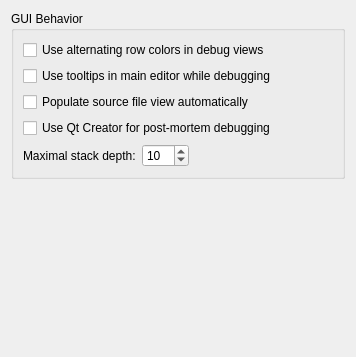
<?xml version="1.0" encoding="UTF-8"?>
<ui version="4.0">
 <class>CommonOptionsPage</class>
 <widget class="QWidget" name="CommonOptionsPage">
  <property name="geometry">
   <rect>
    <x>0</x>
    <y>0</y>
    <width>356</width>
    <height>357</height>
   </rect>
  </property>
  <layout class="QVBoxLayout" name="verticalLayout">
   <item>
    <widget class="QGroupBox" name="groupBox">
     <property name="title">
      <string>GUI Behavior</string>
     </property>
     <layout class="QGridLayout" name="gridLayout_2">
      <item row="0" column="0" colspan="2">
       <widget class="QCheckBox" name="checkBoxUseAlternatingRowColors">
        <property name="text">
         <string>Use alternating row colors in debug views</string>
        </property>
       </widget>
      </item>
      <item row="1" column="0" colspan="2">
       <widget class="QCheckBox" name="checkBoxUseToolTipsInMainEditor">
        <property name="text">
         <string>Use tooltips in main editor while debugging</string>
        </property>
       </widget>
      </item>
      <item row="2" column="0" colspan="2">
       <widget class="QCheckBox" name="checkBoxListSourceFiles">
        <property name="toolTip">
         <string>Checking this will populate the source file view automatically but might slow down debugger startup considerably.</string>
        </property>
        <property name="text">
         <string>Populate source file view automatically</string>
        </property>
       </widget>
      </item>
      <item row="3" column="0" colspan="2">
       <widget class="QCheckBox" name="checkBoxRegisterForPostMortem">
        <property name="toolTip">
         <string>Register Qt Creator for debugging crashed applications.</string>
        </property>
        <property name="text">
         <string>Use Qt Creator for post-mortem debugging</string>
        </property>
       </widget>
      </item>
      <item row="4" column="0">
       <widget class="QLabel" name="labelMaximalStackDepth">
        <property name="sizePolicy">
         <sizepolicy hsizetype="Maximum" vsizetype="Preferred">
          <horstretch>0</horstretch>
          <verstretch>0</verstretch>
         </sizepolicy>
        </property>
        <property name="text">
         <string>Maximal stack depth:</string>
        </property>
       </widget>
      </item>
      <item row="4" column="1">
       <layout class="QHBoxLayout" name="horizontalLayout">
        <item>
         <widget class="QSpinBox" name="spinBoxMaximalStackDepth">
          <property name="sizePolicy">
           <sizepolicy hsizetype="Maximum" vsizetype="Fixed">
            <horstretch>0</horstretch>
            <verstretch>0</verstretch>
           </sizepolicy>
          </property>
          <property name="specialValueText">
           <string>&lt;unlimited&gt;</string>
          </property>
          <property name="maximum">
           <number>999</number>
          </property>
          <property name="singleStep">
           <number>5</number>
          </property>
          <property name="value">
           <number>10</number>
          </property>
         </widget>
        </item>
        <item>
         <spacer name="horizontalSpacer">
          <property name="orientation">
           <enum>Qt::Horizontal</enum>
          </property>
          <property name="sizeType">
           <enum>QSizePolicy::MinimumExpanding</enum>
          </property>
          <property name="sizeHint" stdset="0">
           <size>
            <width>40</width>
            <height>20</height>
           </size>
          </property>
         </spacer>
        </item>
       </layout>
      </item>
     </layout>
    </widget>
   </item>
   <item>
    <spacer name="verticalSpacer">
     <property name="orientation">
      <enum>Qt::Vertical</enum>
     </property>
     <property name="sizeHint" stdset="0">
      <size>
       <width>10</width>
       <height>1</height>
      </size>
     </property>
    </spacer>
   </item>
  </layout>
 </widget>
 <resources/>
 <connections/>
</ui>
